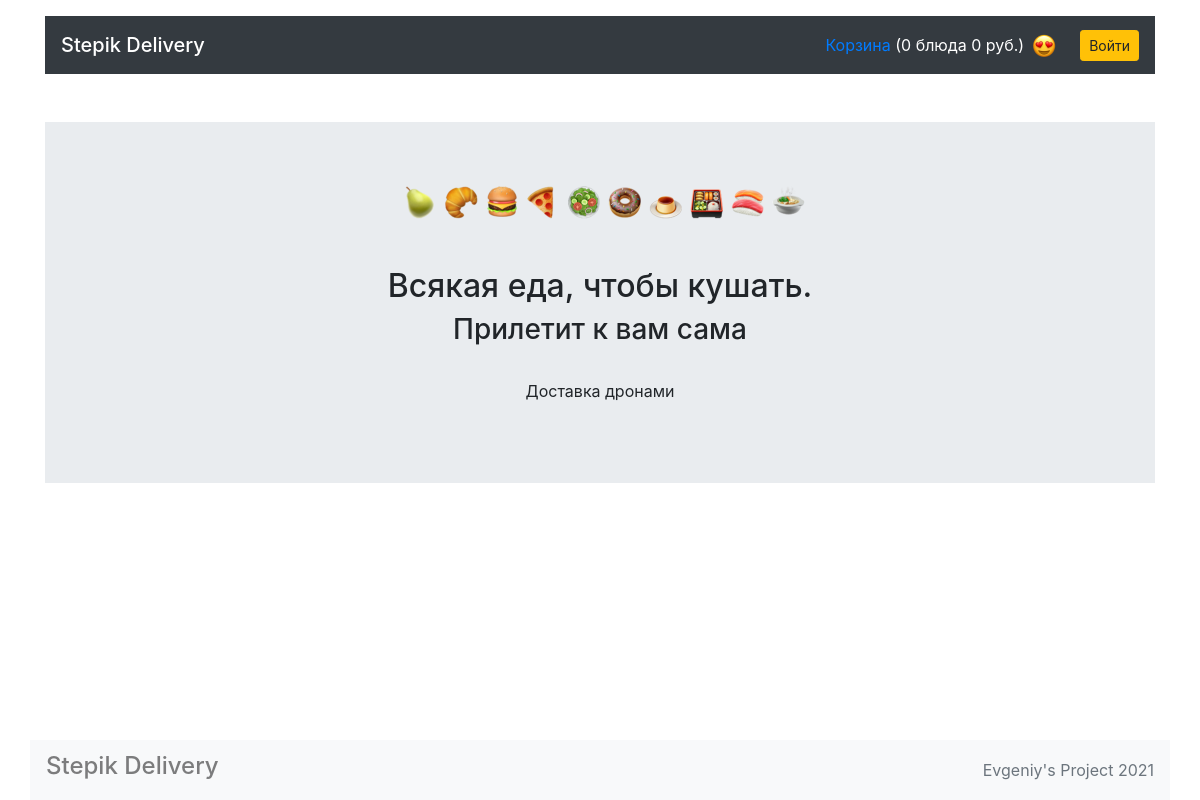
/, run on an earlier commit of the app's database.
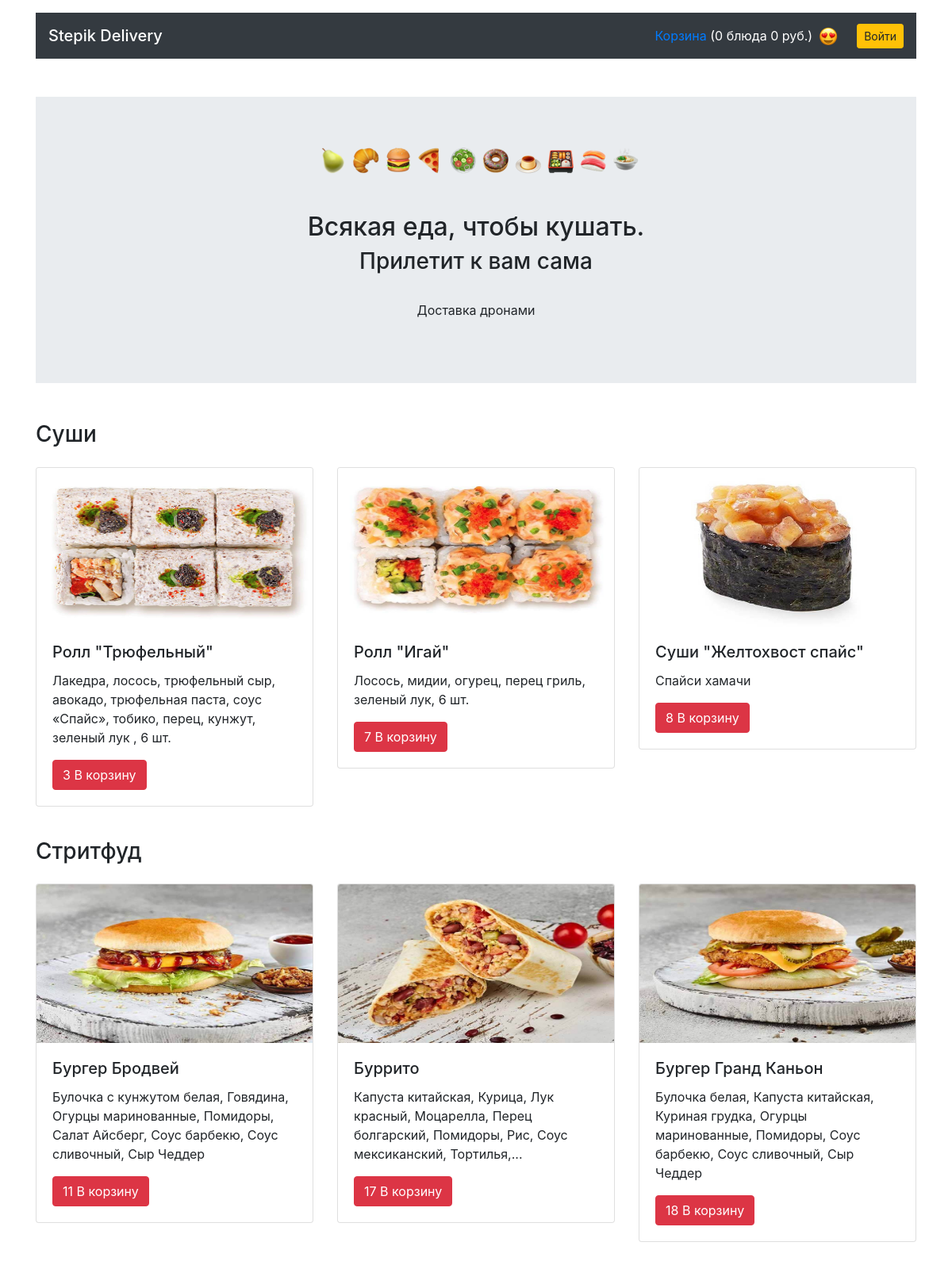
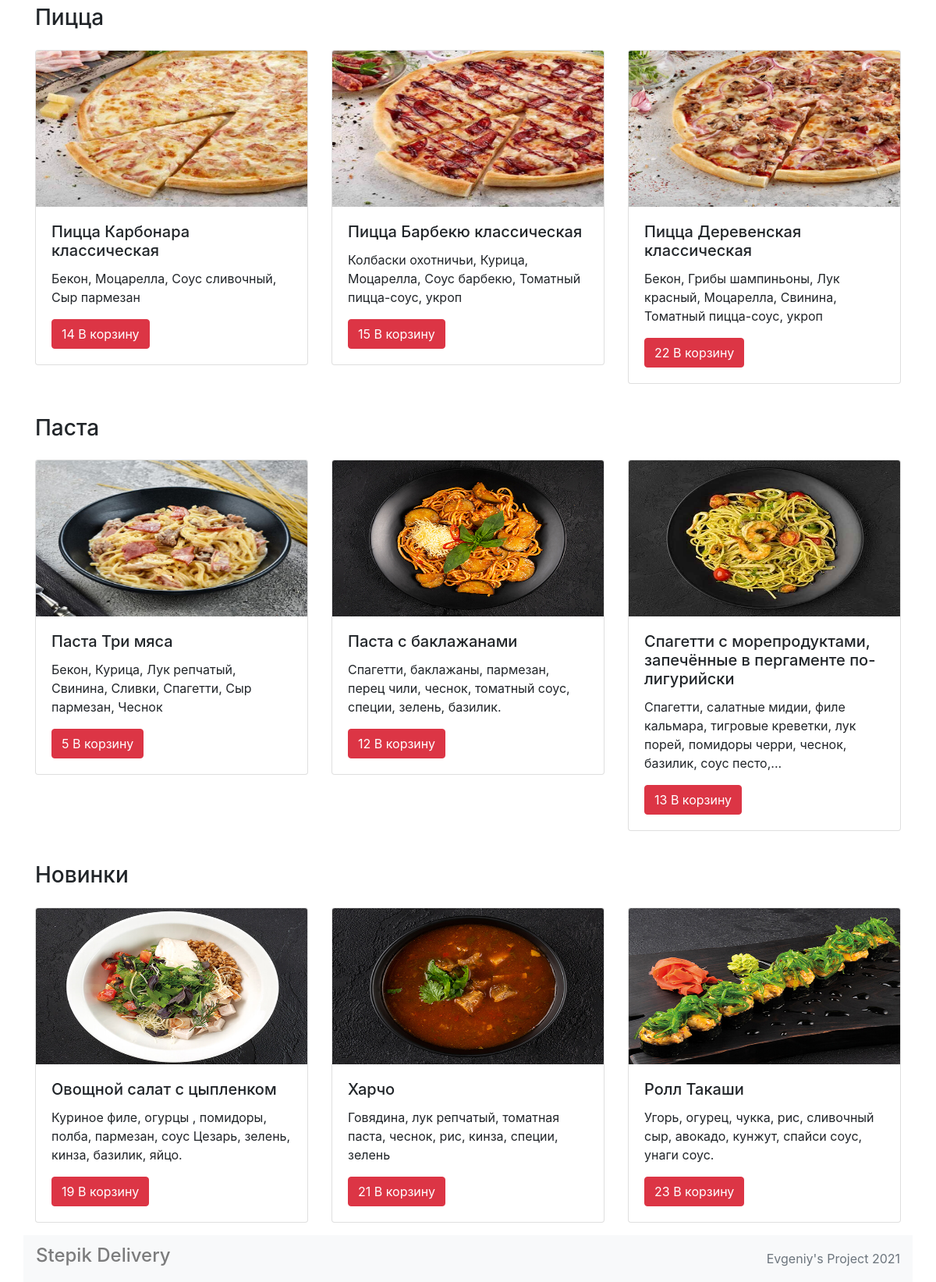
And on a later commit of the database (2 pictures, top to bottom).
### models.py (models this page shows)
class Category(db.Model):
    __tablename__ = 'categories'
    id = db.Column(db.Integer, primary_key=True)
    title = db.Column(db.String(), nullable=False)     # добавить unique=True
    dishes = db.relationship('Dish', back_populates='category')

class Dish(db.Model):
    __tablename__ = 'dishes'
    id = db.Column(db.Integer, primary_key=True)
    title = db.Column(db.String(), nullable=False)
    price = db.Column(db.Integer, nullable=False)
    description = db.Column(db.String(), nullable=False)
    picture = db.Column(db.String(), nullable=False)
    category_id = db.Column(db.Integer(), db.ForeignKey("categories.id"))
    category = db.relationship('Category', back_populates="dishes")
    orders = db.relationship("Order", secondary=orders_dishes_association, back_populates="dishes")

### views.py (the view)
@app.route('/')
def render_index():
    is_auth = False
    if session.get("user_id"):
        is_auth = True
    order_cart = session.get("cart", [])
    order_sum = session.get("sum", 0)
    categories = db.session.query(Category).all()
    return render_template('main.html',
                           categories=categories,
                           is_auth=is_auth,
                           order_cart=order_cart,
                           order_sum=order_sum)

### templates/main.html (shortened to what this page needs)
  {% extends 'base.html' %}
  {% block container %}
    <section class="my-5 jumbotron jumbotron-fluid">
      <div class="text-center">
        <img class="ml-2" alt="" width="401" height="33">
        <h1 class="h2 mt-5 m-2">Всякая еда, чтобы кушать.</h1>
        <h2 class="h3">Прилетит к вам сама</h2>
        <p class="pt-4">Доставка дронами</p>
      </div>
    </section>
    {% for category in categories %}
    <section>
      <h3 class="my-4">{{ category.title }}</h3>
      <div class="row mt-4">
        {% for i in range(1, 4) %}
        <div class="col-12 col-md-4">
          <div class="card mb-3">
             <img src="/static/pictures/{{ category.dishes[i].picture }}" width="300" height="200" class="card-img-top" alt="">
            <div class="card-body">
              <h4 class="h5 card-title">{{ category.dishes[i].title }}</h4>
              <p class="card-text">{{ category.dishes[i].description|truncate(120) }}</p>
              <a href="/addtocart/{{ category.dishes[i].id }}" class="btn btn-danger">{{ category.dishes[i].id }} В корзину</a>
            </div>
          </div>
        </div>
        {% endfor %}
      </div>
    </section>
  {% endfor %}
{% endblock %}

What changed in the data, as far as the page shows it:
added Category: title "Суши", picture (picture), title "Ролл \"Трюфельный\"" "Ролл \"Игай\"" "Суши \"Желтохвост спайс\"", description "Лакедра, лосось, трюфельный сыр, авокадо, трюфельная паста, соус «Спайс», тобико, перец, кунжут, зеленый лук , 6 шт." "Лосось, мидии, огурец, перец гриль, зеленый лук, 6 шт." "Спайси хамачи", dishes "3" "7" "8"
added Category: title "Стритфуд", picture (picture), title "Бургер Бродвей" "Буррито" "Бургер Гранд Каньон", description "Булочка с кунжутом белая, Говядина, Огурцы маринованные, Помидоры, Салат Айсберг, Соус барбекю, Соус сливочный, Сыр Чеддер" "Капуста китайская, Курица, Лук красный, Моцарелла, Перец болгарский, Помидоры, Рис, Соус мексиканский, Тортилья,..." "Булочка белая, Капуста китайская, Куриная грудка, Огурцы маринованные, Помидоры, Соус барбекю, Соус сливочный, Сыр Чеддер", dishes "11" "17" "18"
added Category: title "Пицца", picture (picture), title "Пицца Карбонара классическая" "Пицца Барбекю классическая" "Пицца Деревенская классическая", description "Бекон, Моцарелла, Соус сливочный, Сыр пармезан" "Колбаски охотничьи, Курица, Моцарелла, Соус барбекю, Томатный пицца-соус, укроп" "Бекон, Грибы шампиньоны, Лук красный, Моцарелла, Свинина, Томатный пицца-соус, укроп", dishes "14" "15" "22"
added Category: title "Паста", picture (picture), title "Паста Три мяса" "Паста с баклажанами" "Спагетти с морепродуктами, запечённые в пергаменте по-лигурийски", description "Бекон, Курица, Лук репчатый, Свинина, Сливки, Спагетти, Сыр пармезан, Чеснок" "Спагетти, баклажаны, пармезан, перец чили, чеснок, томатный соус, специи, зелень, базилик." "Спагетти, салатные мидии, филе кальмара, тигровые креветки, лук порей, помидоры черри, чеснок, базилик, соус песто,...", dishes "5" "12" "13"
added Category: title "Новинки", picture (picture), title "Овощной салат с цыпленком" "Харчо" "Ролл Такаши", description "Куриное филе, огурцы , помидоры, полба, пармезан, соус Цезарь, зелень, кинза, базилик, яйцо." "Говядина, лук репчатый, томатная паста, чеснок, рис, кинза, специи, зелень" "Угорь, огурец, чукка, рис, сливочный сыр, авокадо, кунжут, спайси соус, унаги соус.", dishes "19" "21" "23"
